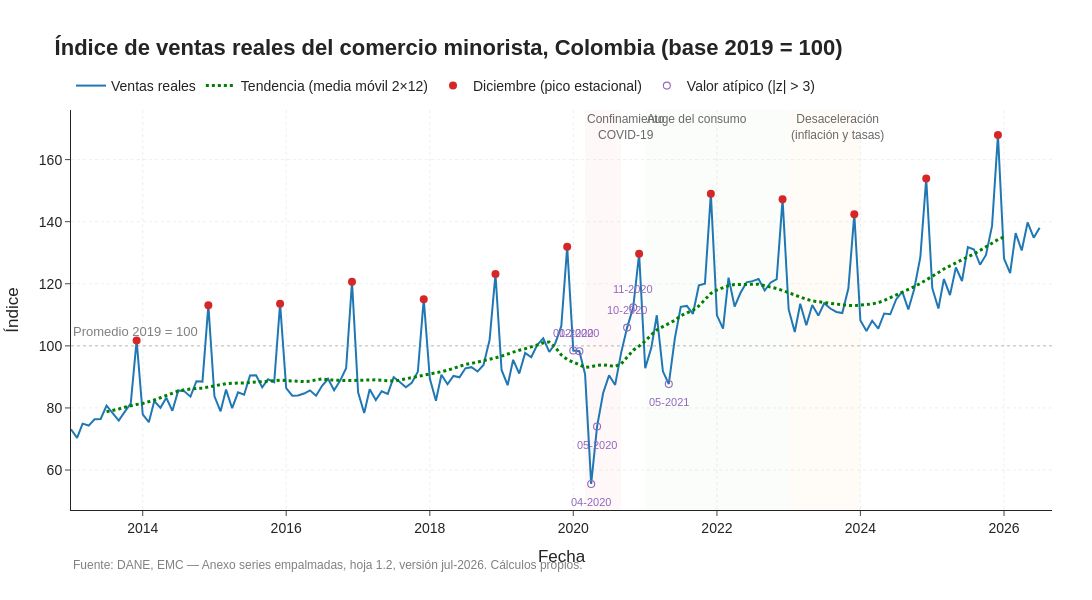

Here is the notebook cell this chart was saved with:
### Code cell
# ============================================================
# 1. Cálculos
# ============================================================

# Tendencia: media móvil centrada 2x12
m12 = y.rolling(12).mean()                          # promedio de los 12 meses que terminan en t
tendencia = (m12.shift(-5) + m12.shift(-6)) / 2     # centrada: cubre t-6 ... t+6 (extremos con medio peso)

# Estacionalidad: picos de diciembre
diciembres = y[y.index.month == 12]

# Valores atípicos: residuo de la descomposición multiplicativa + z robusto
desc = seasonal_decompose(y, model="multiplicative", period=12)
R = desc.resid.dropna()
z = (R - R.median()) / stats.median_abs_deviation(R, scale="normal")
atipicos = y[z[z.abs() > 3].index]

# Cambios estructurales: periodos documentados
periodos = [
    ("2020-03-01", "2020-08-01", "Confinamiento<br>COVID-19", "rgba(214,39,40,0.10)"),
    ("2021-01-01", "2022-12-01", "Auge del consumo", "rgba(44,160,44,0.08)"),
    ("2023-01-01", "2023-12-01", "Desaceleración<br>(inflación y tasas)", "rgba(255,127,14,0.10)"),
]

# ============================================================
# 2. Figura
# ============================================================
fig = go.Figure()

# Cambios estructurales (franjas sombreadas)
for ini, fin, etiqueta, color in periodos:
    fig.add_vrect(x0=pd.Timestamp(ini), x1=pd.Timestamp(fin) + pd.offsets.MonthEnd(0),
                  fillcolor=color, line_width=0, layer="below",
                  annotation_text=etiqueta, annotation_position="top left",
                  annotation_font=dict(size=12, color="dimgray"))

# Serie observada
fig.add_trace(go.Scatter(x=y.index, y=y.values, mode="lines", name="Ventas reales",
                         line=dict(color="#1f77b4", width=2)))

# Tendencia
fig.add_trace(go.Scatter(x=tendencia.index, y=tendencia.values, mode="lines",
                         name="Tendencia (media móvil 2×12)",
                         line=dict(color="green", width=3, dash="dot")))

# Estacionalidad: diciembres
fig.add_trace(go.Scatter(x=diciembres.index, y=diciembres.values, mode="markers",
                         name="Diciembre (pico estacional)",
                         marker=dict(color="#d62728", size=8)))

# Valores atípicos
fig.add_trace(go.Scatter(x=atipicos.index, y=atipicos.values, mode="markers",
                         name="Valor atípico (|z| > 3)",
                          marker=dict(symbol="circle-open", color="#9467bd", size=7, line=dict(width=1.1))))
for fecha, valor in atipicos.items():
    fig.add_annotation(x=fecha, y=valor, text=f"{fecha:%m-%Y}", showarrow=False,
                       yshift=-18 if z[fecha] < 0 else 18,
                       font=dict(size=11, color="#9467bd"))

# Referencia: promedio 2019 = 100
fig.add_hline(y=100, line_dash="dot", line_color="gray", line_width=1.5)
fig.add_annotation(text="Promedio 2019 = 100", x=y.index[0], y=101.5, showarrow=False,
                   font=dict(size=13, color="gray"), xanchor="left", yanchor="bottom")

# ============================================================
# 3. Diseño
# ============================================================
fig.update_layout(
    template="simple_white", width=1400, height=600,
    font=dict(family="Arial", size=14),
    title=dict(text="<b>Índice de ventas reales del comercio minorista, Colombia (base 2019 = 100)</b>",
               x=0.05, xanchor="left", font=dict(size=22)),
    xaxis_title="Fecha", yaxis_title="Índice",
    legend=dict(orientation="h", yanchor="bottom", y=1.02, xanchor="left", x=0),
    margin=dict(l=60, r=40, t=110, b=90),
)
fig.update_xaxes(showgrid=True, gridcolor="rgba(200,200,200,0.3)", griddash="dot")
fig.update_yaxes(showgrid=True, gridcolor="rgba(200,200,200,0.3)", griddash="dot")

fig.add_annotation(text="Fuente: DANE, EMC — Anexo series empalmadas, hoja 1.2, versión jul-2026. Cálculos propios.",
                   xref="paper", yref="paper", x=0, y=-0.16, showarrow=False,
                   font=dict(size=12, color="gray"), xanchor="left")

guardar_figura(fig, "00_serie_componentes")
fig.show()

### Figure 1 — Plotly figure (JSON) as saved in the notebook; plotly's stock layout.template omitted (floating-point values rounded to 4 significant figures; data arrays with more than 128 entries replaced by an {"elided": "..."} marker saying what was removed)
{"data": [{"line": {"color": "#1f77b4", "width": 2}, "mode": "lines", "name": "Ventas reales", "type": "scatter", "x": {"elided": "163 str values"}, "y": {"elided": "163 float values"}}, {"line": {"color": "green", "dash": "dot", "width": 3}, "mode": "lines", "name": "Tendencia (media móvil 2×12)", "type": "scatter", "x": {"elided": "163 str values"}, "y": {"elided": "163 float values"}}, {"marker": {"color": "#d62728", "size": 8}, "mode": "markers", "name": "Diciembre (pico estacional)", "type": "scatter", "x": ["2013-12-01T00:00:00.000000", "2014-12-01T00:00:00.000000", "2015-12-01T00:00:00.000000", "2016-12-01T00:00:00.000000", "2017-12-01T00:00:00.000000", "2018-12-01T00:00:00.000000", "2019-12-01T00:00:00.000000", "2020-12-01T00:00:00.000000", "2021-12-01T00:00:00.000000", "2022-12-01T00:00:00.000000", "2023-12-01T00:00:00.000000", "2024-12-01T00:00:00.000000", "2025-12-01T00:00:00.000000"], "y": [101.8, 113.1, 113.6, 120.6, 115.0, 123.1, 131.9, 129.7, 149.0, 147.2, 142.4, 153.9, 167.9]}, {"marker": {"color": "#9467bd", "line": {"width": 1.1}, "size": 7, "symbol": "circle-open"}, "mode": "markers", "name": "Valor atípico (|z| > 3)", "type": "scatter", "x": ["2020-01-01T00:00:00.000000", "2020-02-01T00:00:00.000000", "2020-04-01T00:00:00.000000", "2020-05-01T00:00:00.000000", "2020-10-01T00:00:00.000000", "2020-11-01T00:00:00.000000", "2021-05-01T00:00:00.000000"], "y": [98.48, 98.25, 55.5, 74.01, 105.9, 112.4, 87.72]}], "layout": {"annotations": [{"font": {"color": "dimgray", "size": 12}, "showarrow": false, "text": "Confinamiento<br>COVID-19", "x": "2020-03-01T00:00:00", "xanchor": "left", "xref": "x", "y": 1, "yanchor": "top", "yref": "y domain"}, {"font": {"color": "dimgray", "size": 12}, "showarrow": false, "text": "Auge del consumo", "x": "2021-01-01T00:00:00", "xanchor": "left", "xref": "x", "y": 1, "yanchor": "top", "yref": "y domain"}, {"font": {"color": "dimgray", "size": 12}, "showarrow": false, "text": "Desaceleración<br>(inflación y tasas)", "x": "2023-01-01T00:00:00", "xanchor": "left", "xref": "x", "y": 1, "yanchor": "top", "yref": "y domain"}, {"font": {"color": "#9467bd", "size": 11}, "showarrow": false, "text": "01-2020", "x": "2020-01-01T00:00:00", "y": 98.48, "yshift": 18}, {"font": {"color": "#9467bd", "size": 11}, "showarrow": false, "text": "02-2020", "x": "2020-02-01T00:00:00", "y": 98.25, "yshift": 18}, {"font": {"color": "#9467bd", "size": 11}, "showarrow": false, "text": "04-2020", "x": "2020-04-01T00:00:00", "y": 55.5, "yshift": -18}, {"font": {"color": "#9467bd", "size": 11}, "showarrow": false, "text": "05-2020", "x": "2020-05-01T00:00:00", "y": 74.01, "yshift": -18}, {"font": {"color": "#9467bd", "size": 11}, "showarrow": false, "text": "10-2020", "x": "2020-10-01T00:00:00", "y": 105.9, "yshift": 18}, {"font": {"color": "#9467bd", "size": 11}, "showarrow": false, "text": "11-2020", "x": "2020-11-01T00:00:00", "y": 112.4, "yshift": 18}, {"font": {"color": "#9467bd", "size": 11}, "showarrow": false, "text": "05-2021", "x": "2021-05-01T00:00:00", "y": 87.72, "yshift": -18}, {"font": {"color": "gray", "size": 13}, "showarrow": false, "text": "Promedio 2019 = 100", "x": "2013-01-01T00:00:00", "xanchor": "left", "y": 101.5, "yanchor": "bottom"}, {"font": {"color": "gray", "size": 12}, "showarrow": false, "text": "Fuente: DANE, EMC — Anexo series empalmadas, hoja 1.2, versión jul-2026. Cálculos propios.", "x": 0, "xanchor": "left", "xref": "paper", "y": -0.16, "yref": "paper"}], "font": {"family": "Arial", "size": 14}, "height": 600, "legend": {"orientation": "h", "x": 0, "xanchor": "left", "y": 1.02, "yanchor": "bottom"}, "margin": {"b": 90, "l": 60, "r": 40, "t": 110}, "shapes": [{"fillcolor": "rgba(214,39,40,0.10)", "layer": "below", "line": {"width": 0}, "type": "rect", "x0": "2020-03-01T00:00:00", "x1": "2020-08-31T00:00:00", "xref": "x", "y0": 0, "y1": 1, "yref": "y domain"}, {"fillcolor": "rgba(44,160,44,0.08)", "layer": "below", "line": {"width": 0}, "type": "rect", "x0": "2021-01-01T00:00:00", "x1": "2022-12-31T00:00:00", "xref": "x", "y0": 0, "y1": 1, "yref": "y domain"}, {"fillcolor": "rgba(255,127,14,0.10)", "layer": "below", "line": {"width": 0}, "type": "rect", "x0": "2023-01-01T00:00:00", "x1": "2023-12-31T00:00:00", "xref": "x", "y0": 0, "y1": 1, "yref": "y domain"}, {"line": {"color": "gray", "dash": "dot", "width": 1.5}, "type": "line", "x0": 0, "x1": 1, "xref": "x domain", "y0": 100, "y1": 100, "yref": "y"}], "title": {"font": {"size": 22}, "text": "<b>Índice de ventas reales del comercio minorista, Colombia (base 2019 = 100)</b>", "x": 0.05, "xanchor": "left"}, "width": 1400, "xaxis": {"gridcolor": "rgba(200,200,200,0.3)", "griddash": "dot", "showgrid": true, "title": {"text": "Fecha"}}, "yaxis": {"gridcolor": "rgba(200,200,200,0.3)", "griddash": "dot", "showgrid": true, "title": {"text": "Índice"}}}}
